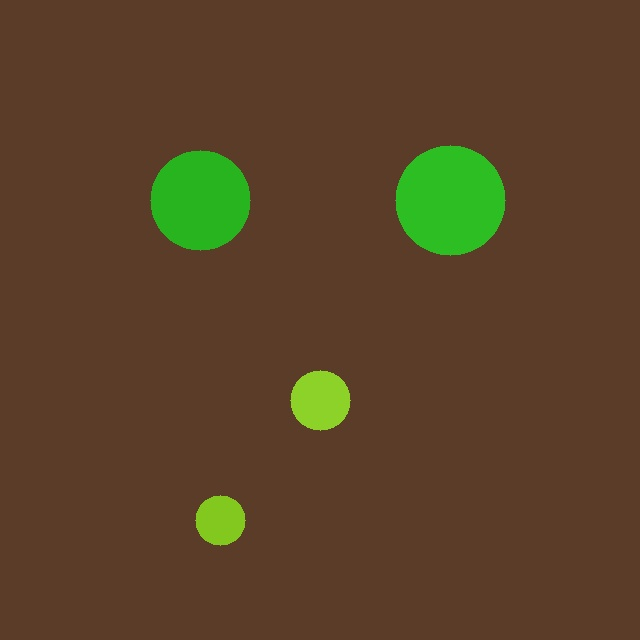
#> input picture data/custom_dataset/images/test/field_test_001.jpg, 640 x 640 px
$ python -i demo_detector.py   (imports and definitions only)
#> lines starting #> are read from the running program, lines starting #| are printed output that depends on the picture; after the words box and inside, x2 and y2 are one past the last pixel; in counts of white or black regions, pixels touching at a corner belong together
#> further down, picture is the input picture: shape (640, 640, 3); mean B, G, R 39.7, 67, 89.5
"""
DemoDetector: High-quality mock plant detector based on OpenCV color segmentation.
Active when models/best.onnx is missing, allowing full UI, calibration, and path planning
testing prior to model training.
"""
import time
import cv2
import numpy as np
from typing import List, Tuple
from .base import PlantDetection, DetectionResult, PlantStatus, PlantClass


class DemoDetector:
    """Mock detector using HSV color segmentation and morphological contour analysis."""

    def __init__(self, conf_threshold: float = 0.60, uncertain_min: float = 0.30):
        self.model_name = "DEMO (Green Color Segmentation)"
        self.conf_threshold = conf_threshold
        self.uncertain_min = uncertain_min

    def detect(self, image: np.ndarray) -> DetectionResult:
        start_time = time.perf_counter()
        h, w = image.shape[:2]
#> h = 640; w = 640

        hsv = cv2.cvtColor(image, cv2.COLOR_BGR2HSV)
#> hsv: shape (640, 640, 3); mean H, S, V 14.4, 146.6, 96.2
        # Green plant mask
        lower_green = np.array([25, 35, 35])
        upper_green = np.array([90, 255, 255])
        mask = cv2.inRange(hsv, lower_green, upper_green)
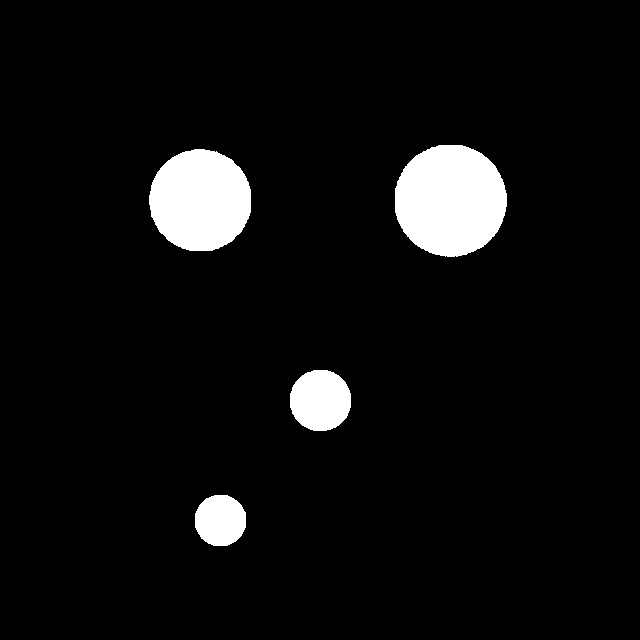
#> mask: shape (640, 640); 5.7% white; 4 white regions, box (x1, y1, x2, y2) and area: (395, 145, 507, 257) 9914, (149, 149, 251, 251) 8227, (290, 370, 351, 431) 2986, (195, 495, 246, 546) 2102

        # Morphological opening to remove salt-and-pepper noise
        kernel = cv2.getStructuringElement(cv2.MORPH_ELLIPSE, (5, 5))
        mask = cv2.morphologyEx(mask, cv2.MORPH_OPEN, kernel, iterations=2)
#> mask: shape (640, 640); 5.7% white; 4 white regions, box (x1, y1, x2, y2) and area: (395, 145, 507, 257) 9905, (149, 149, 251, 251) 8221, (290, 370, 351, 431) 2982, (195, 495, 246, 546) 2100
        mask = cv2.morphologyEx(mask, cv2.MORPH_DILATE, kernel, iterations=1)
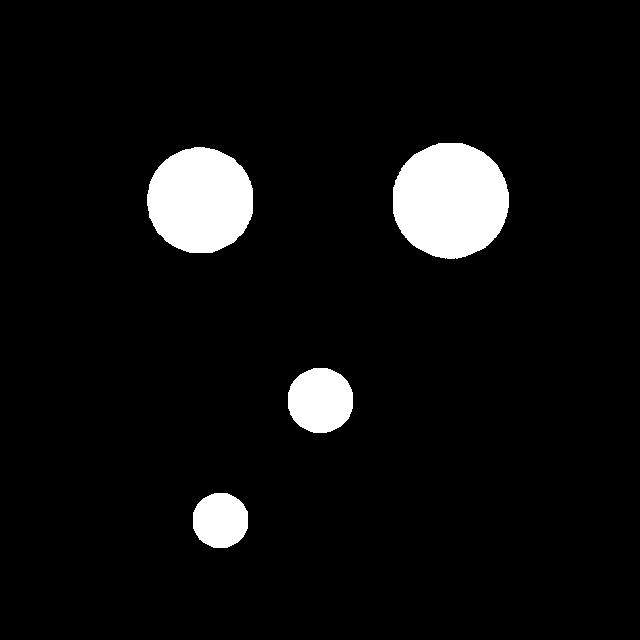
#> mask: shape (640, 640); 6.2% white; 4 white regions

        contours, _ = cv2.findContours(mask, cv2.RETR_EXTERNAL, cv2.CHAIN_APPROX_SIMPLE)
#> contours = 4 contours; box (x1, y1, x2, y2) and area: (393, 143, 509, 259) 10474, (147, 147, 253, 253) 8740, (288, 368, 353, 433) 3297, (193, 493, 248, 548) 2364

        detections: List[PlantDetection] = []
        plant_idx = 1

        # If image does not have enough green contours (e.g. synthetic plain test),
        # create mock plants distributed in field for testing
        valid_contours = [c for c in contours if cv2.contourArea(c) > 300]
#> valid_contours has the same summary as contours

        if len(valid_contours) < 2:
            # Generate deterministic synthetic plant patterns across field
            mock_specs = [
                (int(w * 0.3), int(h * 0.4), 60, 60, 0, 0.88),   # Crop (confirmed)
                (int(w * 0.7), int(h * 0.4), 65, 65, 0, 0.92),   # Crop (confirmed)
                (int(w * 0.5), int(h * 0.6), 45, 45, 1, 0.85),   # Weed (confirmed)
                (int(w * 0.35), int(h * 0.75), 40, 40, 1, 0.78), # Weed (confirmed)
                (int(w * 0.75), int(h * 0.75), 35, 35, 1, 0.45), # Weed (uncertain -> yellow obstacle)
            ]
            for cx, cy, bw, bh, cls_id, conf in mock_specs:
                x1 = max(0, cx - bw // 2)
                y1 = max(0, cy - bh // 2)
                x2 = min(w, cx + bw // 2)
                y2 = min(h, cy + bh // 2)
                det = self._classify_detection(plant_idx, cls_id, conf, (x1, y1, x2, y2), (cx, cy))
                if det:
                    detections.append(det)
                    plant_idx += 1
        else:
            for cnt in valid_contours:
                area = cv2.contourArea(cnt)
                if area > (h * w * 0.8):  # Ignore background bounding
                    continue
                x, y, bw, bh = cv2.boundingRect(cnt)
                cx = x + bw / 2.0
                cy = y + bh / 2.0

                # Larger patches more likely crop, smaller ones weed
                if area > 2500:
                    cls_id = 0
                    conf = min(0.96, 0.65 + (area / 10000.0) * 0.3)
                else:
                    cls_id = 1
                    # Alternate between confirmed weed and uncertain weed for demonstration
                    conf = 0.82 if (plant_idx % 3 != 0) else 0.48

                det = self._classify_detection(
                    plant_idx, cls_id, float(conf),
                    (float(x), float(y), float(x + bw), float(y + bh)),
                    (float(cx), float(cy))
                )
                if det:
                    detections.append(det)
                    plant_idx += 1
#> this loop made 4 passes
#> (area, x, y, bw, bh, cx, cy, cls_id) on passes 1 to 4: (2364.5, 193, 493, 55, 55, 220.5, 520.5, 1), (3297, 288, 368, 65, 65, 320.5, 400.5, 0), (8740.5, 147, 147, 106, 106, 200, 200, 0), (10474, 393, 143, 116, 116, 451, 201, 0)
#> after the loop, detections = 4 items; plant_idx = 5

        elapsed = (time.perf_counter() - start_time) * 1000.0
        fps = 1000.0 / elapsed if elapsed > 0 else 0.0

        return DetectionResult(
            detections=detections,
            inference_time_ms=elapsed,
            demo_mode=True,
            model_name="DEMO (Green Color Segmentation)",
            image_shape=(h, w),
            fps=fps
        )

    def _classify_detection(
        self,
        plant_id: int,
        cls_id: int,
        conf: float,
        bbox_px: Tuple[float, float, float, float],
        center_px: Tuple[float, float]
    ) -> PlantDetection:
        """Applies AgriPath safety confidence policy."""
        # conf >= 0.60: accept prediction
        # 0.30 <= conf < 0.60: UNCERTAIN -> treated as CROP / obstacle, never targeted
        # conf < 0.30: discard
        if conf < self.uncertain_min:
            return None

        if conf >= self.conf_threshold:
            if cls_id == PlantClass.CROP:
                status = PlantStatus.CROP
                is_obstacle = True
                is_target = False
            else:
                status = PlantStatus.WEED
                is_obstacle = False
                is_target = True
        else:
            # Uncertain (0.30 - 0.60): treat as CROP for safety!
            status = PlantStatus.UNCERTAIN
            is_obstacle = True  # SAFETY: never target, treat as obstacle
            is_target = False

        return PlantDetection(
            id=plant_id,
            class_id=cls_id,
            raw_class_name="crop" if cls_id == 0 else "weed",
            status=status,
            confidence=conf,
            bbox_px=bbox_px,
            center_px=center_px,
            is_obstacle=is_obstacle,
            is_target=is_target,
        )

>>> import cv2
>>> picture = cv2.imread('../../data/custom_dataset/images/test/field_test_001.jpg')
>>> result = DemoDetector().detect(picture)
